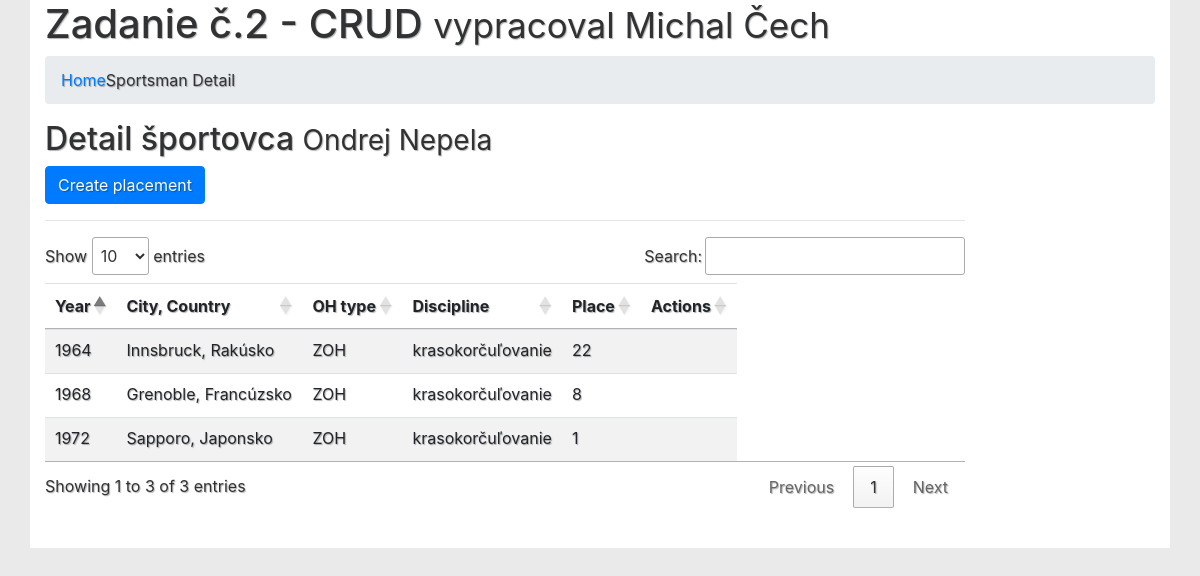
The app's page /sportovec?id=6 with its own data.
### tables this page shows
CREATE TABLE IF NOT EXISTS `osoby` (
  `id_person` int(11) NOT NULL AUTO_INCREMENT,
  `name` varchar(10) NOT NULL,
  `surname` varchar(12) NOT NULL,
  `birthDay` date NOT NULL,
  `birthPlace` varchar(18) NOT NULL,
  `birthCountry` varchar(14) NOT NULL,
  `deathDay` date DEFAULT NULL,
  `deathPlace` varchar(8) DEFAULT NULL,
  `deathCountry` varchar(7) DEFAULT NULL,
  PRIMARY KEY (`id_person`)
);

CREATE TABLE IF NOT EXISTS `umiestnenia` (
  `id` int(11) NOT NULL AUTO_INCREMENT,
  `id_person` int(11) NOT NULL,
  `ID_OH` int(11) NOT NULL,
  `place` int(11) NOT NULL,
  `discipline` varchar(27) NOT NULL,
  PRIMARY KEY (`id`),
  KEY `id_person` (`id_person`)
);

CREATE TABLE IF NOT EXISTS `oh` (
  `id_OH` int(11) NOT NULL AUTO_INCREMENT,
  `type` varchar(3) NOT NULL,
  `year` int(11) NOT NULL,
  `orderNumber` int(11) NOT NULL,
  `city` varchar(18) NOT NULL,
  `country` varchar(17) NOT NULL,
  PRIMARY KEY (`id_OH`)
);

### function.php (called while the page is built, shortened)
<?php
class MessagesList
{
    public static function hasMessages()
    {
        return false;
    }
    public static function hasErrors()
    {
        return false;
    }
}
class ViewData
{
    private static $view_data = [];
    public static function put($key, $data)
    {
        self::$view_data[$key] = $data;
    }
    public static function get($key)
    {
        if (isset(self::$view_data[$key])) {
            return self::$view_data[$key];
        }
        return null;
    }
}
try {
    $pdo = new PDO('mysql:host=localhost;dbname=' . Config::get('mysql.db_name'), Config::get('mysql.user'), Config::get('mysql.pass'));
    $pdo->exec("SET CHARACTER SET utf8");
} catch (PDOException $e) {
    MessagesList::put($e->getMessage());
} catch (Exception $e) {
    MessagesList::put($e->getMessage());
}
try {
    if ($_SERVER['REQUEST_METHOD'] == 'GET') {
        if (isset($page) && $page == "sportsman" && isset($id_person)) {
            $query = "SELECT p.name, p.surname, p.id_person FROM osoby as p WHERE id_person=:id_person";
            $stmt = $pdo->prepare($query);
            $stmt->bindParam(':id_person', $id_person);
            $stmt->execute();
            $person = $stmt->fetchObject();
            if($person){
                $query = "SELECT u.id as id_um, u.id_person, u.discipline, u.place, oh.year, oh.city, oh.country, oh.type FROM umiestnenia as u
JOIN oh ON oh.id_OH = u.ID_OH WHERE u.id_person=:id_person";
                $stmt = $pdo->prepare($query);
                $stmt->bindParam(':id_person', $id_person);
                $stmt->execute();
            } else {
                MessagesList::put('Person with id "['.$id_person.']" not found!');
            }
        }
    }
} catch (PDOException $e) {
    MessagesList::put($e->getMessage());
} catch (Exception $e) {
    MessagesList::put($e->getMessage());
}

### sportovec/index.php (the view, shortened to what this page needs)
<?php $page = "sportsman"; ?>
<?php $id_person = $_GET['id'] ?>
<?php require_once "../function.php" ?>
<!DOCTYPE html>
<html lang="sk">
<head>
    <link href="../vendor/twbs/bootstrap/dist/css/bootstrap.min.css" rel="stylesheet">
    <link href="http://code.ionicframework.com/ionicons/2.0.1/css/ionicons.min.css" rel="stylesheet">
    <link href="../assets/style.css" rel="stylesheet">
    <link href="//cdn.datatables.net/1.10.11/css/jquery.dataTables.min.css" rel="stylesheet">
</head>
<body>
<div class="container">
    <div class="row">
        <div class="col-sm-12">
            <div class="page-header">
                <h1>Zadanie č.2 - CRUD
                    <small>vypracoval Michal Čech</small>
                </h1>
            </div>
        </div>
    </div>
    <ol class="breadcrumb">
        <li><a href="../">Home</a></li>
        <li class="active">Sportsman Detail</li>
    </ol>
    <?php
    if (MessagesList::hasErrors()):
        foreach (MessagesList::getAllErrors() as $error): ?>
            <div class="alert alert-danger alert-dismissable">
                <button type="button" class="close" data-dismiss="alert" aria-hidden="true">&times;</button>
                <strong><?php echo ucfirst($error->getType())?>:</strong> <?php echo $error->getMessage(); ?>
            </div>
        <?php endforeach;
    else :
        ?>
        <div class="row">
            <div class="col-sm-12">
                <div class="page-header">
                    <h2>Detail športovca
                        <small><?php $person = ViewData::get('person');
                            echo $person->name . ' ' . $person->surname ?></small>
                    </h2>
                </div>
            </div>
        </div>
        <div class="row">
            <div class="col-sm-2 col-sm-offset-1">
                <a class="btn btn-primary btn-block" data-toggle="modal"
                   data-target="#edit_modal"
                   href="/action.php?method=create&model=placement&id_person=<?php echo $person->id_person; ?>">Create placement</a>
            </div>
        </div>
        <div class="row">
            <div class="col-sm-10 col-sm-offset-1">
                <hr></div>
        </div>
        <div class="row">
            <div class="col-sm-10 col-sm-offset-1">
                <table id="table-oh" class="table table-responsive table-striped">
                    <thead>
                    <tr>
                        <th>Year</th>
                        <th>City, Country</th>
                        <th>OH type</th>
                        <th>Discipline</th>
                        <th>Place</th>
                        <th>Actions</th>
                    </tr>
                    </thead>
                    <tbody>
                    <?php foreach (ViewData::get('placements') as $placement): ?>
                        <tr>
                            <td><?php echo $placement->year; ?></td>
                            <td><?php echo $placement->city . ', ' . $placement->country; ?></td>
                            <td><?php echo $placement->type; ?></td>
                            <td><?php echo $placement->discipline; ?></td>
                            <td><?php echo $placement->place; ?></td>
                            <td>
                            </td>
                        </tr>
                    <?php endforeach; ?>
                    </tbody>
                </table>
            </div>
        </div>
    <?php endif; ?>
</div>
</body>
</html>

### assets/style.css (style rules this page uses)
body,html { background-color: #eaeaea; color: #303233; text-shadow: 1px 1px 1px rgba(0,0,0,0.3); }
.container { background: #FFFFFF; }

### records on screen
osoby: name "Ondrej", surname "Nepela"
umiestnenia: ID_OH.year "1964", ID_OH.city "Innsbruck", ID_OH.country "Rakúsko", ID_OH.type "ZOH", discipline "krasokorčuľovanie", place "22"
umiestnenia: ID_OH.year "1968", ID_OH.city "Grenoble", ID_OH.country "Francúzsko", ID_OH.type "ZOH", discipline "krasokorčuľovanie", place "8"
umiestnenia: ID_OH.year "1972", ID_OH.city "Sapporo", ID_OH.country "Japonsko", ID_OH.type "ZOH", discipline "krasokorčuľovanie", place "1"
